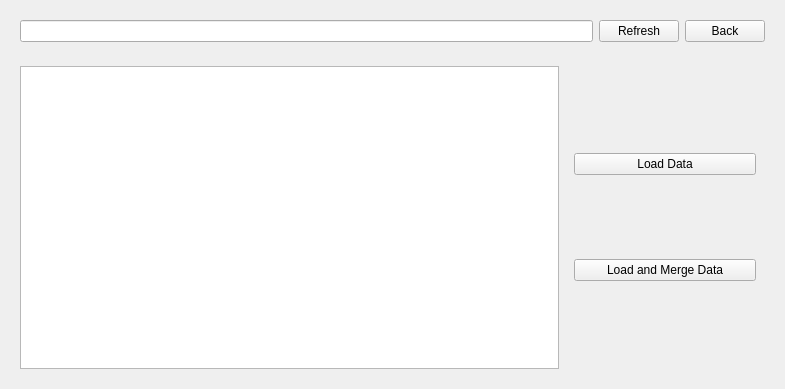
<?xml version="1.0" encoding="UTF-8"?>
<ui version="4.0">
 <class>Form</class>
 <widget class="QWidget" name="Form">
  <property name="geometry">
   <rect>
    <x>0</x>
    <y>0</y>
    <width>785</width>
    <height>389</height>
   </rect>
  </property>
  <property name="windowTitle">
   <string>Form</string>
  </property>
  <layout class="QVBoxLayout" name="verticalLayout">
   <item>
    <widget class="QWidget" name="widget" native="true">
     <property name="maximumSize">
      <size>
       <width>16777215</width>
       <height>60</height>
      </size>
     </property>
     <layout class="QHBoxLayout" name="horizontalLayout">
      <item>
       <widget class="QLineEdit" name="txtpath"/>
      </item>
      <item>
       <widget class="QPushButton" name="btnrefresh">
        <property name="text">
         <string>Refresh</string>
        </property>
       </widget>
      </item>
      <item>
       <widget class="QPushButton" name="btnback">
        <property name="text">
         <string>Back</string>
        </property>
       </widget>
      </item>
     </layout>
    </widget>
   </item>
   <item>
    <widget class="QWidget" name="widget_3" native="true">
     <layout class="QHBoxLayout" name="horizontalLayout_2">
      <item>
       <widget class="QTableView" name="table_view"/>
      </item>
      <item>
       <widget class="QWidget" name="widget_5" native="true">
        <property name="minimumSize">
         <size>
          <width>200</width>
          <height>0</height>
         </size>
        </property>
        <layout class="QVBoxLayout" name="verticalLayout_3">
         <item>
          <widget class="QPushButton" name="btnload">
           <property name="text">
            <string>Load Data</string>
           </property>
          </widget>
         </item>
         <item>
          <widget class="QPushButton" name="btnmerge">
           <property name="text">
            <string>Load and Merge Data</string>
           </property>
          </widget>
         </item>
        </layout>
       </widget>
      </item>
     </layout>
    </widget>
   </item>
  </layout>
 </widget>
 <resources/>
 <connections/>
</ui>
